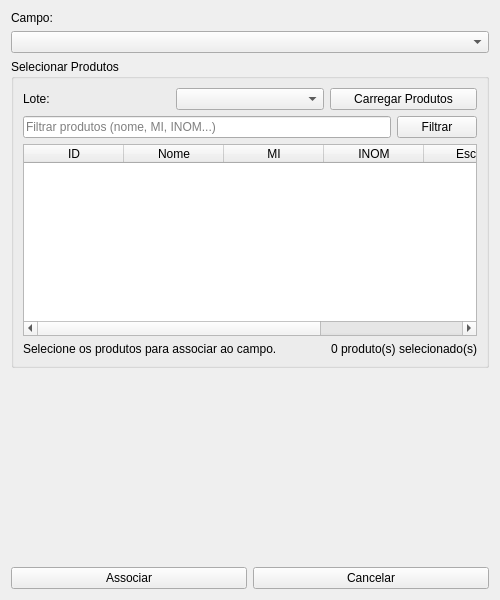
<?xml version="1.0" encoding="UTF-8"?>
<ui version="4.0">
 <class>Form</class>
 <widget class="QWidget" name="Form">
  <property name="geometry">
   <rect>
    <x>0</x>
    <y>0</y>
    <width>500</width>
    <height>600</height>
   </rect>
  </property>
  <property name="windowTitle">
   <string>Associar Produtos a Campo</string>
  </property>
  <layout class="QVBoxLayout" name="verticalLayout">
   <item>
    <widget class="QLabel" name="label">
     <property name="text">
      <string>Campo:</string>
     </property>
    </widget>
   </item>
   <item>
    <widget class="QComboBox" name="campoCb"/>
   </item>
   <item>
    <widget class="QGroupBox" name="produtosGroup">
     <property name="title">
      <string>Selecionar Produtos</string>
     </property>
     <layout class="QVBoxLayout" name="verticalLayout_2">
      <item>
       <layout class="QHBoxLayout" name="horizontalLayout">
        <item>
         <widget class="QLabel" name="label_2">
          <property name="text">
           <string>Lote:</string>
          </property>
         </widget>
        </item>
        <item>
         <widget class="QComboBox" name="loteCb"/>
        </item>
        <item>
         <widget class="QPushButton" name="carregarProdutosBtn">
          <property name="text">
           <string>Carregar Produtos</string>
          </property>
         </widget>
        </item>
       </layout>
      </item>
      <item>
       <layout class="QHBoxLayout" name="horizontalLayout_2">
        <item>
         <widget class="QLineEdit" name="filtroLe">
          <property name="placeholderText">
           <string>Filtrar produtos (nome, MI, INOM...)</string>
          </property>
         </widget>
        </item>
        <item>
         <widget class="QPushButton" name="filtrarBtn">
          <property name="text">
           <string>Filtrar</string>
          </property>
         </widget>
        </item>
       </layout>
      </item>
      <item>
       <widget class="QTableWidget" name="produtosTable">
        <property name="selectionMode">
         <enum>QAbstractItemView::MultiSelection</enum>
        </property>
        <property name="selectionBehavior">
         <enum>QAbstractItemView::SelectRows</enum>
        </property>
        <column>
         <property name="text">
          <string>ID</string>
         </property>
        </column>
        <column>
         <property name="text">
          <string>Nome</string>
         </property>
        </column>
        <column>
         <property name="text">
          <string>MI</string>
         </property>
        </column>
        <column>
         <property name="text">
          <string>INOM</string>
         </property>
        </column>
        <column>
         <property name="text">
          <string>Escala</string>
         </property>
        </column>
        <column>
         <property name="text">
          <string>Dump</string>
         </property>
        </column>
       </widget>
      </item>
      <item>
       <layout class="QHBoxLayout" name="horizontalLayout_3">
        <item>
         <widget class="QLabel" name="infoLabel">
          <property name="text">
           <string>Selecione os produtos para associar ao campo.</string>
          </property>
         </widget>
        </item>
        <item>
         <widget class="QLabel" name="quantidadeLabel">
          <property name="text">
           <string>0 produto(s) selecionado(s)</string>
          </property>
          <property name="alignment">
           <set>Qt::AlignRight|Qt::AlignTrailing|Qt::AlignVCenter</set>
          </property>
         </widget>
        </item>
       </layout>
      </item>
     </layout>
    </widget>
   </item>
   <item>
    <spacer name="verticalSpacer">
     <property name="orientation">
      <enum>Qt::Vertical</enum>
     </property>
     <property name="sizeHint" stdset="0">
      <size>
       <width>20</width>
       <height>40</height>
      </size>
     </property>
    </spacer>
   </item>
   <item>
    <layout class="QHBoxLayout" name="horizontalLayout_4">
     <item>
      <widget class="QPushButton" name="okBtn">
       <property name="text">
        <string>Associar</string>
       </property>
      </widget>
     </item>
     <item>
      <widget class="QPushButton" name="cancelBtn">
       <property name="text">
        <string>Cancelar</string>
       </property>
      </widget>
     </item>
    </layout>
   </item>
  </layout>
 </widget>
 <resources/>
 <connections/>
</ui>
